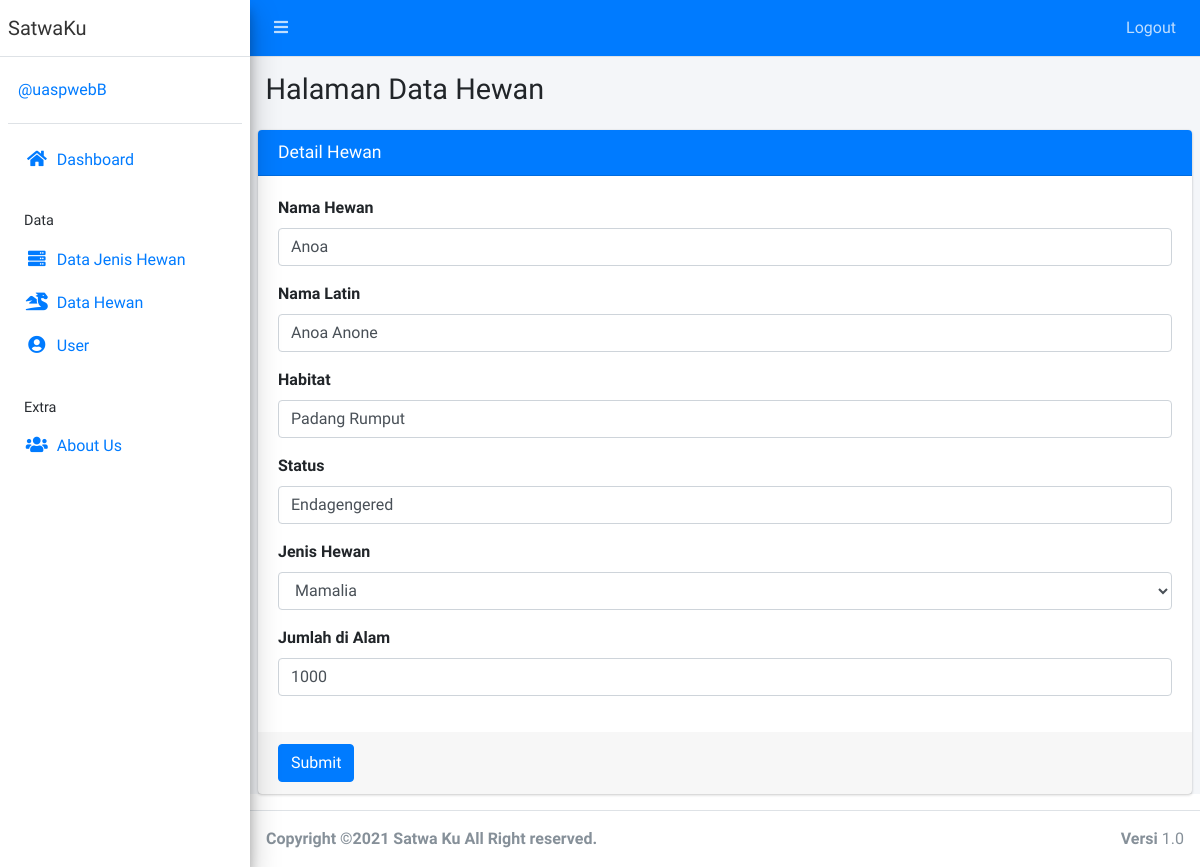
The page /public/hewan/edit/1 (signed in) on the database as committed earlier.
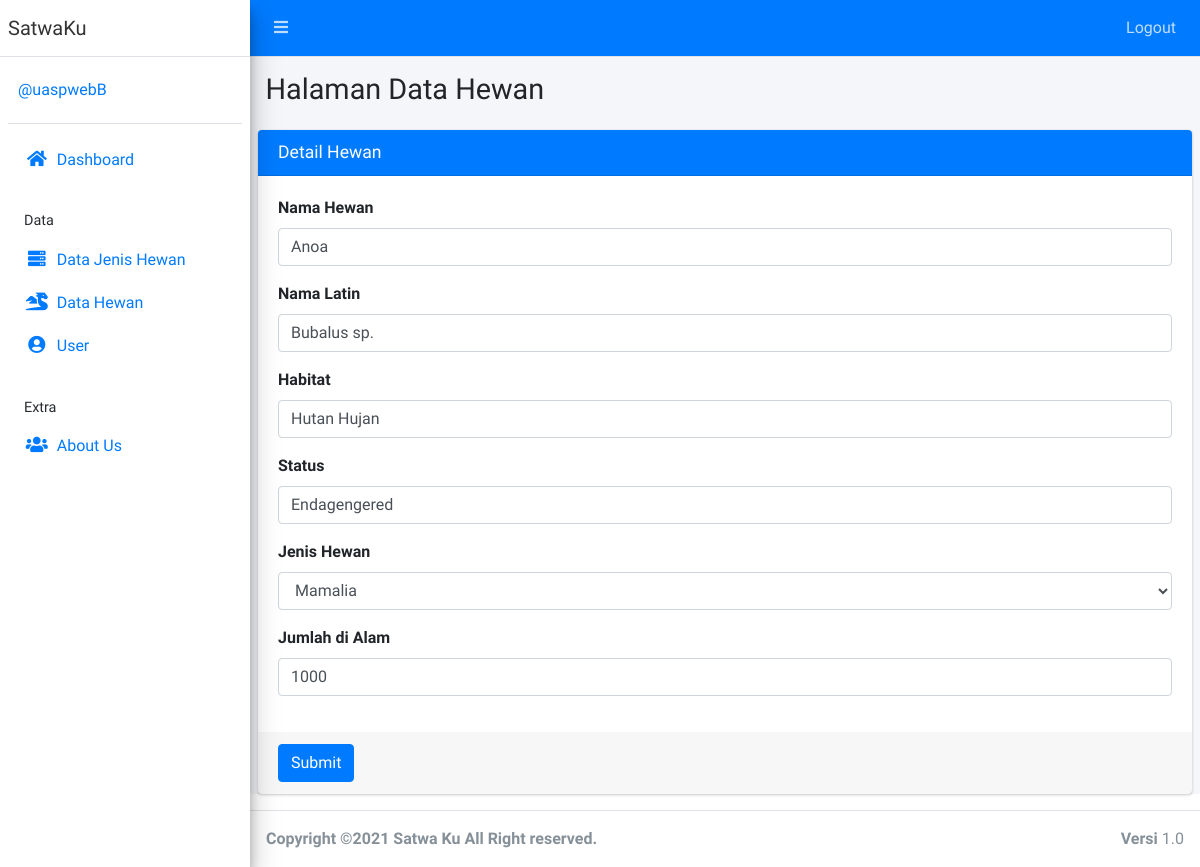
The same page on the database as committed later.
### tables this page shows
CREATE TABLE `hewan` (
  `id` int(11) NOT NULL,
  `nama_hewan` varchar(50) NOT NULL,
  `nama_latin` varchar(50) DEFAULT NULL,
  `habitat` varchar(50) DEFAULT NULL,
  `status` varchar(50) DEFAULT NULL,
  `jenis_id` int(11) DEFAULT NULL,
  `jumlah` int(11) DEFAULT NULL
);

CREATE TABLE `jenis` (
  `id` int(11) NOT NULL,
  `jenis_hewan` varchar(50) NOT NULL
);

### app/core/Controller.php (called while the page is built, shortened)
<?php
class Controller{
	public function view($view, $data = [])
	{
		require_once '../app/views/' . $view . '.php';
	}
	public function model($model)
	{
		return new $model;
	}
}

### app/controllers/Hewan.php (called while the page is built, shortened)
<?php
class Hewan extends Controller {
	public function edit($id){
		$data['title'] = 'Detail Hewan';
		$data['jenis'] = $this->model('JenisModel')->getAllJenis();
		$data['hewan'] = $this->model('HewanModel')->getHewanById($id);
		$this->view('hewan/edit', $data);
	}
}

### app/core/App.php (called while the page is built, shortened)
<?php
class App{
	protected $method = 'index';
	protected $params = [];
	public function __construct(){
		$url = $this->parseURL();
		if(file_exists('../app/controllers/' . $url[0] . '.php')){
			unset($url[0]);
		}
		$this->controller = new $this->controller;
		if(isset($url[1])){
			if(method_exists($this->controller, $url[1])){
				$this->method = $url[1];
				unset($url[1]);
			}
		}
		if(!empty($url)){
			$this->params = array_values($url);
		}
		call_user_func_array([$this->controller, $this->method], $this->params);
	}
	public function parseURL(){
		if( isset($_GET['url'])){
			$url = rtrim($_GET['url'], '/');
			$url = filter_var($url, FILTER_SANITIZE_URL);
			$url = explode('/',$url);
			return $url;
		}
	}
}

### public/index.php (called while the page is built, shortened)
<?php
$app = new App;

### app/core/Database.php (called while the page is built, shortened)
<?php
class Database{
	private $host = DB_HOST;
	private $user = DB_USER;
	private $pass = DB_PASS;
	private $dbnm = DB_NAME;
	private $dbh;
	private $stmt;
	public function __construct()
	{
		$dsn = 'mysql:host='. $this->host .';dbname='. $this->dbnm;
		$option = [
			PDO::ATTR_PERSISTENT => true,
			PDO::ATTR_ERRMODE => PDO::ERRMODE_EXCEPTION
		];
		try{
			$this->dbh = new PDO($dsn,$this->user,$this->pass, $option);
		}catch(PDOException $e){
			die($e->getMessage());
		}
	}
	public function query($query)
	{
		$this->stmt = $this->dbh->prepare($query);
	}
	public function bind($param, $value, $type = null){
		if(is_null($type)){
			switch (true) {
				default:
					$type = PDO::PARAM_STR;
			}
		}
		$this->stmt->bindValue($param, $value, $type);
	}
	public function execute()
	{
		$this->stmt->execute();
	}
	public function resultSet()
	{
		$this->execute();
		return $this->stmt->fetchAll(PDO::FETCH_ASSOC);
	}
	public function single()
	{
		$this->execute();
		return $this->stmt->fetch(PDO::FETCH_ASSOC);
	}
}

### app/models/HewanModel.php (called while the page is built, shortened)
<?php
class HewanModel {
	private $table = 'hewan';
	private $db;
	public function __construct()
	{
		$this->db = new Database;
	}
	public function getHewanById($id)
	{
		$this->db->query('SELECT * FROM ' . $this->table . ' WHERE id=:id');
		$this->db->bind('id',$id);
		return $this->db->single();
	}
}

### app/models/JenisModel.php (called while the page is built, shortened)
<?php
class JenisModel {
	private $table = 'jenis';
	private $db;
	public function __construct()
	{
		$this->db = new Database;
	}
	public function getAllJenis()
	{
		$this->db->query('SELECT * FROM ' . $this->table . ' ORDER BY jenis_hewan ASC');
		return $this->db->resultSet();
	}
}

### app/views/hewan/edit.php (the view, shortened to what the changed rows need)
  <div class="content-wrapper">
    <section class="content-header">
      <div class="container-fluid">
        <div class="row mb-2">
          <div class="col-sm-6">
            <h1>Halaman Data Hewan</h1>
          </div>
        </div>
      </div>
    </section>
    <section class="content">
<div class="card card-primary">
              <form role="form" action="<?= base_url; ?>/hewan/updateHewan" method="POST" enctype="multipart/form-data">
                <div class="card-body">
                  <div class="form-group">
                    <label >Nama Hewan</label>
                    <input type="text" class="form-control" placeholder="Masukkan nama hewan" name="nama_hewan" value="<?= $data['hewan']['nama_hewan'];?>">
                  </div>
                  <div class="form-group">
                    <label >Nama Latin</label>
                    <input type="text" class="form-control" placeholder="Masukkan nama latin hewan" name="nama_latin" value="<?= $data['hewan']['nama_latin'];?>">
                  </div>
                  <div class="form-group">
                    <label >Habitat</label>
                    <input type="text" class="form-control" placeholder="Masukkan habitat hewan" name="habitat" value="<?= $data['hewan']['habitat'];?>">
                  </div>
                  <div class="form-group">
                    <label >Status</label>
                    <input type="text" class="form-control" placeholder="Masukkan status hewan di alam" name="status" value="<?= $data['hewan']['status'];?>">
                  </div>
                  <div class="form-group">
                    <label >Jenis Hewan</label>
                    <select class="form-control" name="jenis_id">
                         <?php foreach ($data['jenis'] as $row) :?>
                        <option value="<?= $row['id']; ?>" <?php if($data['hewan']['jenis_id'] == $row['id']) { echo "selected"; } ?>><?= $row['jenis_hewan']; ?></option>
                      <?php endforeach; ?>
                    </select>
                  </div>
                  <div class="form-group">
                    <label >Jumlah di Alam</label>
                    <input type="text" class="form-control" placeholder="Masukkan jumlah hewan di alam" name="jumlah" value="<?= $data['hewan']['jumlah'];?>">
                  </div>
                </div>
              </form>
            </div>
    </section>
  </div>

Rows that differ between the two databases and show on the page:
changed hewan "Anoa": nama_latin "Anoa Anone" → "Bubalus sp."; habitat "Padang Rumput" → "Hutan Hujan"
